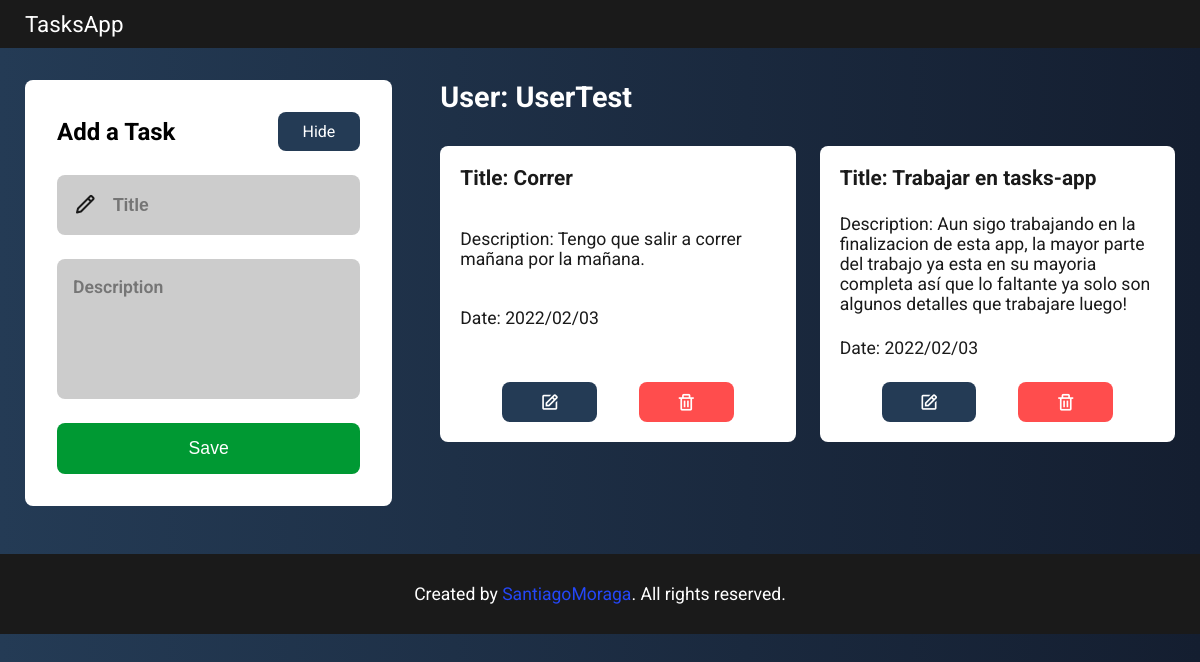
Before: /tasks (signed in) with the older database file.
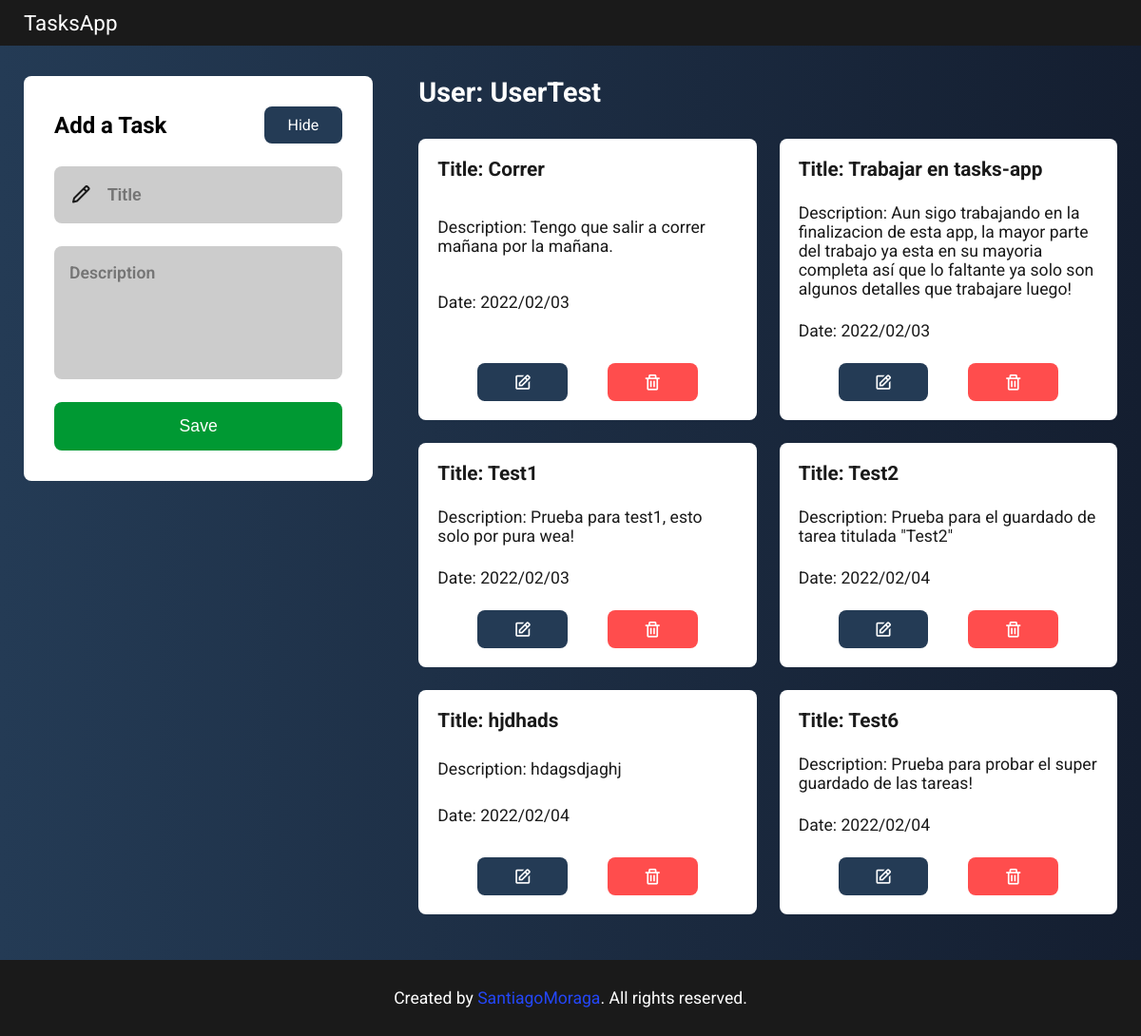
After: the same page with the newer database file.
### flaskr/models.py (models this page shows, shortened)
class Users(db.Model):
    __tablename__ = "users"
    id = db.Column(db.Integer, primary_key=True)
    username = db.Column(db.String(30), unique=True, nullable=False)
    password_hash = db.Column(db.String(120), nullable=False)
    tasks = db.relationship("Tasks", backref="author", lazy="dynamic")

class Tasks(db.Model):
    __tablename__ = "tasks"
    id = db.Column(db.Integer, primary_key=True)
    title = db.Column(db.String(60), nullable=False)
    description = db.Column(db.String(160), nullable=False)
    timestamp = db.Column(db.DateTime, index=True, default=datetime.utcnow)
    user_id = db.Column(db.Integer, db.ForeignKey("users.id"))

### flaskr/routes.py (the view)
@app.route("/tasks", methods=["GET"])
@login_required
def tasks():
    if request.method == "GET":
        user_id = session["user_id"]
        user = Users.query.get(user_id)
        username = user.username
        tasks = user.tasks.all()
        return render_template("routes/tasks.html", username=username, tasks=tasks)

### helpers.py (called while the page is built)
def login_required(f):
    @wraps(f)
    def decorated_function(*args, **kwargs):
        if session.get("user_id") is None:
            return redirect(url_for("signup"))
        return f(*args, **kwargs)
    return decorated_function

### flaskr/templates/routes/tasks.html (shortened to what this page needs)
{% extends "base.html" %}
{% block content %}
    <section class="tasks">
        <div class="tasks__container container">
            <div class="tasks__forms">
                <div class="tasks__forms-container">
                    <form method="POST" accept-charset="utf-8" class="tasks__form" id="tasksForm">
                        <div class="tasks__form-title">
                            <h1>Add a Task</h1>
                            <a id="hideBtn">Hide</a>
                        </div>
                        <div class="tasks__form-inputs hide-form">
                            <i class='bx bx-pencil tasks__form-icon'></i>
                            <input
                                type="text"
                                class="tasks__form-input"
                                placeholder="Title"
                                autocomplete="off"
                                name="title"
                            />
                        </div>
                        <div class="tasks__form-textarea hide-form">
                            <textarea name="description" placeholder="Description" cols="10" rows="5"></textarea>
                        </div>
                        <div class="tasks__form-btns hide-form">
                            <button class="tasks__form-btn" type="submit">
                                Save
                            </button>
                        </div>
                    </form>
                </div>
            </div>
            <div class="tasks__lists">
                <div class="tasks__lists-user">
                    <h1>User: {{ username }}</h1>
                </div>
                <div class="tasks__lists-list" id="addTasks">
                    {% for t in tasks %}
                        <div class="tasks__task">
                            <p class="tasks__task-title">
                                Title: {{ t.title }}
                            </p>
                            <p class="tasks__task-description">
                                Description: {{ t.description }}
                            </p>
                            <p class="tasks__task-date">
                                Date: {{ t.timestamp.strftime('%Y/%m/%d') }}
                            </p>
                            <div class="tasks__task-btns">
                                <a href="/tasks/edit/{{ t.id }}" class="tasks__task-btn">
                                    <i class='bx bx-edit tasks__task-icon'></i>
                                </a>
                                <a href="/tasks/delete/{{ t.id }}" class="tasks__task-btn delete-btn">
                                    <i class='bx bx-trash tasks__task-icon'></i>
                                </a>
                            </div>
                        </div>
                    {% endfor %}
                </div>
            </div>
        </div>
    </section>
{% endblock content %}

### flaskr/templates/base.html (shortened to what this page needs)
<!DOCTYPE html>
<html lang="en">
<head>
    <link href='https://unpkg.com/boxicons@2.1.1/css/boxicons.min.css' rel='stylesheet'>
    <link rel="stylesheet" href="{{ url_for('static', filename='css/style.css') }}" type="text/css">
</head>
<body>
    <header class="header">
        <nav class="nav container">
            <a href="{{ url_for('index') }}" class="nav__logo">TasksApp</a>
        </nav>
    </header>
    <main class="main">
        {% block content %} {% endblock %}
    </main>
    <footer class="footer">
        <div class="footer__container container">
            <div class="footer__autor">
                <p>Created by <span>SantiagoMoraga</span>. All rights reserved.</p>
            </div>
        </div>
    </footer>
</body>
</html>

### flaskr/static/css/style.css (style rules this page uses)
* { margin: 0; padding: 0; box-sizing: border-box; }
body { margin: 3rem 0 0 0; font-family: "Roboto", sans-serif; background: #141E30; background: -webkit-linear-gradient(to right, #243B55, #141E30); background: linear-gradient(to right, #243B55, #141E30); }
a { text-decoration: none; }
.container { margin-left: auto; margin-right: auto; max-width: 1150px; }
.header { background: #1a1a1a; width: 100%; position: fixed; top: 0; left: 0; }
.nav { display: flex; justify-content: space-between; align-items: center; height: 3rem; }
.nav__logo { color: #fff; font-size: 1.4rem; }
.main { margin-top: 5rem; }
.footer { margin-top: 3rem; height: 5rem; background: #1a1a1a; color: #fff; }
.footer__autor { text-align: center; }
.footer__autor p { padding: 30px 0; font-size: 1.1rem; }
.footer__autor span { cursor: pointer; color: #2447f8; animation: footer 4s infinite; }
.tasks__container { display: grid; grid-template-columns: 1fr 2fr; width: 100%; gap: 3rem; }
.tasks__form { background: #fff; display: grid; gap: 1.5rem; border-radius: 0.5rem; padding: 2rem 2rem; text-align: center; width: 100%; }
.tasks__form-title { display: flex; justify-content: space-between; align-items: center; }
.tasks__form-title h1 { font-size: 1.5rem; }
.tasks__form-title a { padding: 10px 25px; background: #243b55; border-radius: 0.5rem; border: none; outline: none; cursor: pointer; color: #fff; font-size: 1rem; }
.tasks__form-inputs { display: grid; grid-template-columns: max-content 1fr; column-gap: 1rem; background: #ccc; padding: 1.125rem 1rem; border-radius: 0.5rem; }
.tasks__form-icon { color: #1a1a1a; font-size: 1.5rem; }
.tasks__form-input { border: none; outline: none; background: #ccc; font-size: 1.1rem; font-weight: 600; width: 100%; }
.tasks__form-textarea { background: #ccc; padding: 1.125rem 1rem; border-radius: 0.5rem; width: 100%; }
.tasks__form-textarea textarea { width: 100%; resize: none; font-family: "Roboto", sans-serif; font-weight: 600; font-size: 1.1rem; background: #ccc; border: none; outline: none; }
.tasks__form-btn { width: 100%; padding: 15px 0; background: #009933; border-radius: 0.5rem; border: none; outline: none; color: #fff; font-size: 1.1rem; cursor: pointer; }
.tasks__lists-user h1 { font-size: 1.8rem; color: #fff; margin-bottom: 2rem; }
.tasks__lists-list { display: grid; grid-template-columns: repeat(2, 1fr); gap: 1.5rem; }
.tasks__task { background: #fff; color: #1a1a1a; padding: 20px; display: grid; gap: 1.5rem; border-radius: 0.5rem; width: 100%; }
.tasks__task-title { font-weight: 700; font-size: 1.3rem; }
.tasks__task-description, .tasks__task-date { font-size: 1.1rem; }
.tasks__task-btns { display: flex; justify-content: space-evenly; align-items: end; }
.tasks__task-btn:nth-child(1) { padding: 10px 0; border-radius: 0.5rem; border: none; outline: none; background: #243b55; width: 30%; cursor: pointer; display: flex; justify-content: center; }
.tasks__task-btn:nth-child(2) { padding: 10px 0; border-radius: 0.5rem; border: none; outline: none; background: #ff4d4d; width: 30%; cursor: pointer; display: flex; justify-content: center; }
.tasks__task-icon { color: #fff; font-size: 1.25rem; }

Changed rows visible on the page:
added Tasks: title "Test1", description "Prueba para test1, esto solo por pura wea!", timestamp "2022/02/03"
added Tasks: title "Test2", description "Prueba para el guardado de tarea titulada \"Test2\"", timestamp "2022/02/04"
added Tasks: title "hjdhads", description "hdagsdjaghj", timestamp "2022/02/04"
added Tasks: title "Test6", description "Prueba para probar el super guardado de las tareas!", timestamp "2022/02/04"
